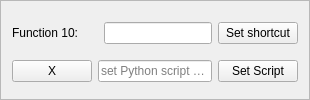
                <widget class="QFrame" name="frame_16">
                 <property name="minimumSize">
                  <size>
                   <width>0</width>
                   <height>85</height>
                  </size>
                 </property>
                 <property name="frameShape">
                  <enum>QFrame::StyledPanel</enum>
                 </property>
                 <property name="frameShadow">
                  <enum>QFrame::Raised</enum>
                 </property>
                 <layout class="QGridLayout" name="gridLayout_23">
                  <item row="0" column="2">
                   <widget class="QLineEdit" name="lineEdit_28"/>
                  </item>
                  <item row="0" column="3">
                   <widget class="QPushButton" name="setShortFunc10">
                    <property name="text">
                     <string>Set shortcut</string>
                    </property>
                   </widget>
                  </item>
                  <item row="1" column="1" colspan="2">
                   <widget class="QLineEdit" name="lineEdit_29">
                    <property name="readOnly">
                     <bool>true</bool>
                    </property>
                    <property name="placeholderText">
                     <string>set Python script path</string>
                    </property>
                   </widget>
                  </item>
                  <item row="1" column="3">
                   <widget class="QPushButton" name="setSript10">
                    <property name="text">
                     <string>Set Script</string>
                    </property>
                   </widget>
                  </item>
                  <item row="1" column="0">
                   <widget class="QPushButton" name="xf10">
                    <property name="text">
                     <string>X</string>
                    </property>
                   </widget>
                  </item>
                  <item row="0" column="0" colspan="2">
                   <widget class="QLabel" name="label_64">
                    <property name="minimumSize">
                     <size>
                      <width>0</width>
                      <height>30</height>
                     </size>
                    </property>
                    <property name="text">
                     <string>Function 10:</string>
                    </property>
                   </widget>
                  </item>
                 </layout>
                </widget>
